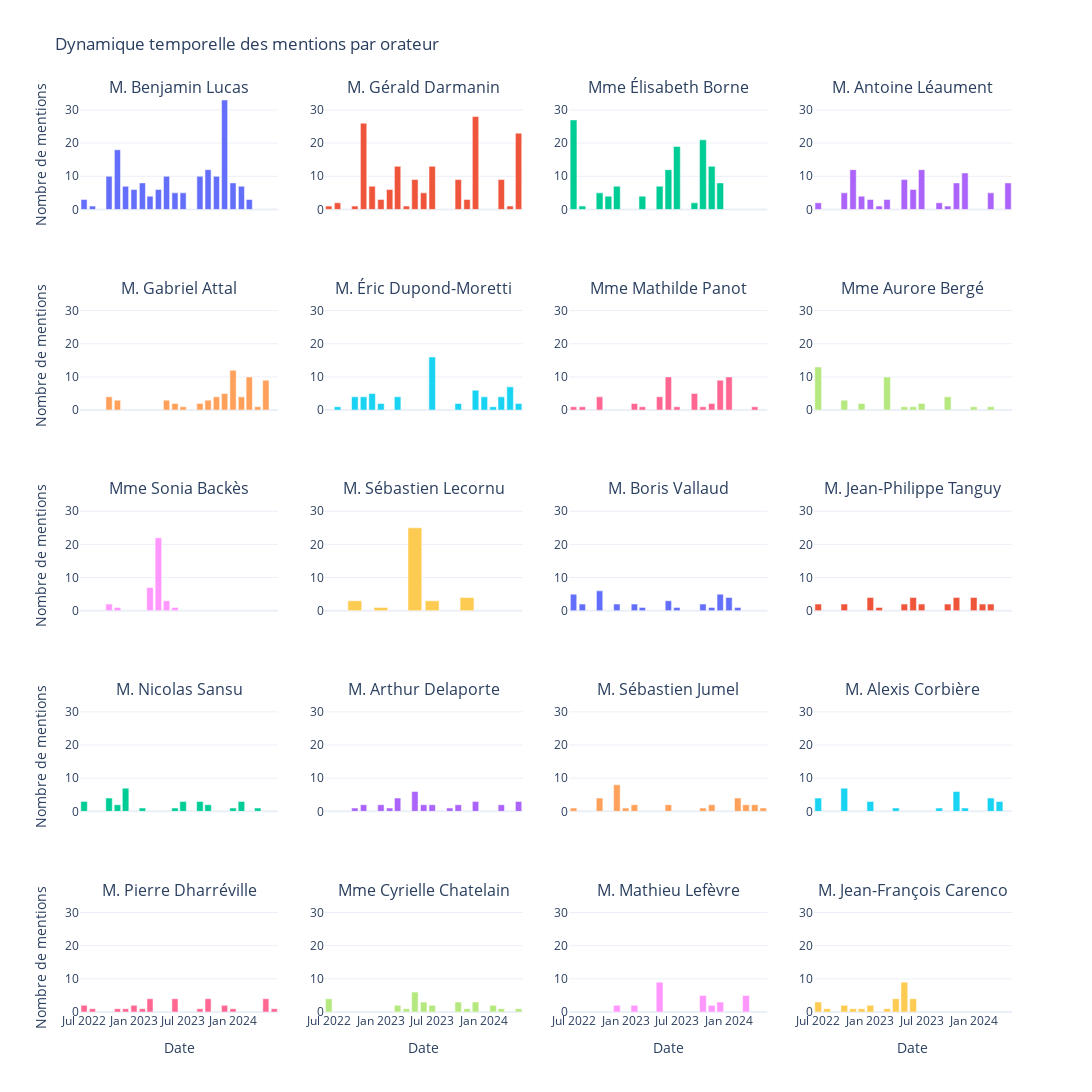

This figure's notebook cell:
### Code cell
from plotly.subplots import make_subplots
import plotly.graph_objects as go

# Top 20 orateurs
top_orateurs = df["Nom_orateur"].value_counts().index[:20].tolist()

# Grouper par semaine et orateur
df_orateur = df[df["Nom_orateur"].isin(top_orateurs)]
df_grouped_orateur = (
    df_orateur.groupby([pd.Grouper(key="DateSeance_day", freq="MS"), "Nom_orateur"])
    .size()
    .reset_index(name="mentions")
)

cols = 4
rows = (len(top_orateurs) + cols - 1) // cols
max_y = df_grouped_orateur["mentions"].max()

fig_orateurs_time = make_subplots(
    rows=rows, cols=cols, shared_xaxes=True, subplot_titles=top_orateurs
)

for idx, orateur in enumerate(top_orateurs):
    row = idx // cols + 1
    col = idx % cols + 1
    data_orateur = df_grouped_orateur[df_grouped_orateur["Nom_orateur"] == orateur]
    fig_orateurs_time.add_trace(
        go.Bar(
            x=data_orateur["DateSeance_day"], y=data_orateur["mentions"], name=orateur
        ),
        row=row,
        col=col,
    )

fig_orateurs_time.update_layout(
    height=300 * rows,
    width=1200,
    title_text="Dynamique temporelle des mentions par orateur",
    showlegend=False,
    template="plotly_white",
)

for row in range(1, rows + 1):
    for col in range(1, cols + 1):
        fig_orateurs_time.update_yaxes(range=[0, max_y], row=row, col=col)

for col in range(1, cols + 1):
    fig_orateurs_time.update_xaxes(title_text="Date", row=rows, col=col)

for row in range(1, rows + 1):
    fig_orateurs_time.update_yaxes(title_text="Nombre de mentions", row=row, col=1)

fig_orateurs_time.show()

### Figure 1 — Plotly figure (JSON) as saved in the notebook; plotly's stock layout.template omitted (floating-point values rounded to 4 significant figures)
{"data": [{"name": "M. Benjamin Lucas", "type": "bar", "x": ["2022-07-01T00:00:00", "2022-08-01T00:00:00", "2022-10-01T00:00:00", "2022-11-01T00:00:00", "2022-12-01T00:00:00", "2023-01-01T00:00:00", "2023-02-01T00:00:00", "2023-03-01T00:00:00", "2023-04-01T00:00:00", "2023-05-01T00:00:00", "2023-06-01T00:00:00", "2023-07-01T00:00:00", "2023-09-01T00:00:00", "2023-10-01T00:00:00", "2023-11-01T00:00:00", "2023-12-01T00:00:00", "2024-01-01T00:00:00", "2024-02-01T00:00:00", "2024-03-01T00:00:00"], "xaxis": "x", "y": [3, 1, 10, 18, 7, 6, 8, 4, 6, 10, 5, 5, 10, 12, 10, 33, 8, 7, 3], "yaxis": "y"}, {"name": "M. Gérald Darmanin", "type": "bar", "x": ["2022-07-01T00:00:00", "2022-08-01T00:00:00", "2022-10-01T00:00:00", "2022-11-01T00:00:00", "2022-12-01T00:00:00", "2023-01-01T00:00:00", "2023-02-01T00:00:00", "2023-03-01T00:00:00", "2023-04-01T00:00:00", "2023-05-01T00:00:00", "2023-06-01T00:00:00", "2023-07-01T00:00:00", "2023-10-01T00:00:00", "2023-11-01T00:00:00", "2023-12-01T00:00:00", "2024-03-01T00:00:00", "2024-04-01T00:00:00", "2024-05-01T00:00:00"], "xaxis": "x2", "y": [1, 2, 1, 26, 7, 3, 6, 13, 1, 9, 5, 13, 9, 3, 28, 9, 1, 23], "yaxis": "y2"}, {"name": "Mme Élisabeth Borne", "type": "bar", "x": ["2022-07-01T00:00:00", "2022-08-01T00:00:00", "2022-10-01T00:00:00", "2022-11-01T00:00:00", "2022-12-01T00:00:00", "2023-03-01T00:00:00", "2023-05-01T00:00:00", "2023-06-01T00:00:00", "2023-07-01T00:00:00", "2023-09-01T00:00:00", "2023-10-01T00:00:00", "2023-11-01T00:00:00", "2023-12-01T00:00:00"], "xaxis": "x3", "y": [27, 1, 5, 4, 7, 4, 7, 12, 19, 2, 21, 13, 8], "yaxis": "y3"}, {"name": "M. Antoine Léaument", "type": "bar", "x": ["2022-07-01T00:00:00", "2022-10-01T00:00:00", "2022-11-01T00:00:00", "2022-12-01T00:00:00", "2023-01-01T00:00:00", "2023-02-01T00:00:00", "2023-03-01T00:00:00", "2023-05-01T00:00:00", "2023-06-01T00:00:00", "2023-07-01T00:00:00", "2023-09-01T00:00:00", "2023-10-01T00:00:00", "2023-11-01T00:00:00", "2023-12-01T00:00:00", "2024-03-01T00:00:00", "2024-05-01T00:00:00"], "xaxis": "x4", "y": [2, 5, 12, 4, 3, 1, 3, 9, 6, 12, 2, 1, 8, 11, 5, 8], "yaxis": "y4"}, {"name": "M. Gabriel Attal", "type": "bar", "x": ["2022-10-01T00:00:00", "2022-11-01T00:00:00", "2023-05-01T00:00:00", "2023-06-01T00:00:00", "2023-07-01T00:00:00", "2023-09-01T00:00:00", "2023-10-01T00:00:00", "2023-11-01T00:00:00", "2023-12-01T00:00:00", "2024-01-01T00:00:00", "2024-02-01T00:00:00", "2024-03-01T00:00:00", "2024-04-01T00:00:00", "2024-05-01T00:00:00"], "xaxis": "x5", "y": [4, 3, 3, 2, 1, 2, 3, 4, 5, 12, 4, 10, 1, 9], "yaxis": "y5"}, {"name": "M. Éric Dupond-Moretti", "type": "bar", "x": ["2022-08-01T00:00:00", "2022-10-01T00:00:00", "2022-11-01T00:00:00", "2022-12-01T00:00:00", "2023-01-01T00:00:00", "2023-03-01T00:00:00", "2023-07-01T00:00:00", "2023-10-01T00:00:00", "2023-12-01T00:00:00", "2024-01-01T00:00:00", "2024-02-01T00:00:00", "2024-03-01T00:00:00", "2024-04-01T00:00:00", "2024-05-01T00:00:00"], "xaxis": "x6", "y": [1, 4, 4, 5, 2, 4, 16, 2, 6, 4, 1, 4, 7, 2], "yaxis": "y6"}, {"name": "Mme Mathilde Panot", "type": "bar", "x": ["2022-07-01T00:00:00", "2022-08-01T00:00:00", "2022-10-01T00:00:00", "2023-02-01T00:00:00", "2023-03-01T00:00:00", "2023-05-01T00:00:00", "2023-06-01T00:00:00", "2023-07-01T00:00:00", "2023-09-01T00:00:00", "2023-10-01T00:00:00", "2023-11-01T00:00:00", "2023-12-01T00:00:00", "2024-01-01T00:00:00", "2024-04-01T00:00:00"], "xaxis": "x7", "y": [1, 1, 4, 2, 1, 4, 10, 1, 5, 1, 2, 9, 10, 1], "yaxis": "y7"}, {"name": "Mme Aurore Bergé", "type": "bar", "x": ["2022-07-01T00:00:00", "2022-10-01T00:00:00", "2022-12-01T00:00:00", "2023-03-01T00:00:00", "2023-05-01T00:00:00", "2023-06-01T00:00:00", "2023-07-01T00:00:00", "2023-10-01T00:00:00", "2024-01-01T00:00:00", "2024-03-01T00:00:00"], "xaxis": "x8", "y": [13, 3, 2, 10, 1, 1, 2, 4, 1, 1], "yaxis": "y8"}, {"name": "Mme Sonia Backès", "type": "bar", "x": ["2022-10-01T00:00:00", "2022-11-01T00:00:00", "2023-03-01T00:00:00", "2023-04-01T00:00:00", "2023-05-01T00:00:00", "2023-06-01T00:00:00"], "xaxis": "x9", "y": [2, 1, 7, 22, 3, 1], "yaxis": "y9"}, {"name": "M. Sébastien Lecornu", "type": "bar", "x": ["2022-10-01T00:00:00", "2023-01-01T00:00:00", "2023-05-01T00:00:00", "2023-07-01T00:00:00", "2023-11-01T00:00:00"], "xaxis": "x10", "y": [3, 1, 25, 3, 4], "yaxis": "y10"}, {"name": "M. Boris Vallaud", "type": "bar", "x": ["2022-07-01T00:00:00", "2022-08-01T00:00:00", "2022-10-01T00:00:00", "2022-12-01T00:00:00", "2023-02-01T00:00:00", "2023-03-01T00:00:00", "2023-06-01T00:00:00", "2023-07-01T00:00:00", "2023-10-01T00:00:00", "2023-11-01T00:00:00", "2023-12-01T00:00:00", "2024-01-01T00:00:00", "2024-02-01T00:00:00"], "xaxis": "x11", "y": [5, 2, 6, 2, 2, 1, 3, 1, 2, 1, 5, 4, 1], "yaxis": "y11"}, {"name": "M. Jean-Philippe Tanguy", "type": "bar", "x": ["2022-07-01T00:00:00", "2022-10-01T00:00:00", "2023-01-01T00:00:00", "2023-02-01T00:00:00", "2023-05-01T00:00:00", "2023-06-01T00:00:00", "2023-07-01T00:00:00", "2023-10-01T00:00:00", "2023-11-01T00:00:00", "2024-01-01T00:00:00", "2024-02-01T00:00:00", "2024-03-01T00:00:00"], "xaxis": "x12", "y": [2, 2, 4, 1, 2, 4, 2, 2, 4, 4, 2, 2], "yaxis": "y12"}, {"name": "M. Nicolas Sansu", "type": "bar", "x": ["2022-07-01T00:00:00", "2022-10-01T00:00:00", "2022-11-01T00:00:00", "2022-12-01T00:00:00", "2023-02-01T00:00:00", "2023-06-01T00:00:00", "2023-07-01T00:00:00", "2023-09-01T00:00:00", "2023-10-01T00:00:00", "2024-01-01T00:00:00", "2024-02-01T00:00:00", "2024-04-01T00:00:00"], "xaxis": "x13", "y": [3, 4, 2, 7, 1, 1, 3, 3, 2, 1, 3, 1], "yaxis": "y13"}, {"name": "M. Arthur Delaporte", "type": "bar", "x": ["2022-10-01T00:00:00", "2022-11-01T00:00:00", "2023-01-01T00:00:00", "2023-02-01T00:00:00", "2023-03-01T00:00:00", "2023-05-01T00:00:00", "2023-06-01T00:00:00", "2023-07-01T00:00:00", "2023-09-01T00:00:00", "2023-10-01T00:00:00", "2023-12-01T00:00:00", "2024-03-01T00:00:00", "2024-05-01T00:00:00"], "xaxis": "x14", "y": [1, 2, 2, 1, 4, 6, 2, 2, 1, 2, 3, 2, 3], "yaxis": "y14"}, {"name": "M. Sébastien Jumel", "type": "bar", "x": ["2022-07-01T00:00:00", "2022-10-01T00:00:00", "2022-12-01T00:00:00", "2023-01-01T00:00:00", "2023-02-01T00:00:00", "2023-06-01T00:00:00", "2023-10-01T00:00:00", "2023-11-01T00:00:00", "2024-02-01T00:00:00", "2024-03-01T00:00:00", "2024-04-01T00:00:00", "2024-05-01T00:00:00"], "xaxis": "x15", "y": [1, 4, 8, 1, 2, 2, 1, 2, 4, 2, 2, 1], "yaxis": "y15"}, {"name": "M. Alexis Corbière", "type": "bar", "x": ["2022-07-01T00:00:00", "2022-10-01T00:00:00", "2023-01-01T00:00:00", "2023-04-01T00:00:00", "2023-09-01T00:00:00", "2023-11-01T00:00:00", "2023-12-01T00:00:00", "2024-03-01T00:00:00", "2024-04-01T00:00:00"], "xaxis": "x16", "y": [4, 7, 3, 1, 1, 6, 1, 4, 3], "yaxis": "y16"}, {"name": "M. Pierre Dharréville", "type": "bar", "x": ["2022-07-01T00:00:00", "2022-08-01T00:00:00", "2022-11-01T00:00:00", "2022-12-01T00:00:00", "2023-01-01T00:00:00", "2023-02-01T00:00:00", "2023-03-01T00:00:00", "2023-06-01T00:00:00", "2023-09-01T00:00:00", "2023-10-01T00:00:00", "2023-12-01T00:00:00", "2024-01-01T00:00:00", "2024-05-01T00:00:00", "2024-06-01T00:00:00"], "xaxis": "x17", "y": [2, 1, 1, 1, 2, 1, 4, 4, 1, 4, 2, 1, 4, 1], "yaxis": "y17"}, {"name": "Mme Cyrielle Chatelain", "type": "bar", "x": ["2022-07-01T00:00:00", "2023-03-01T00:00:00", "2023-04-01T00:00:00", "2023-05-01T00:00:00", "2023-06-01T00:00:00", "2023-07-01T00:00:00", "2023-10-01T00:00:00", "2023-11-01T00:00:00", "2023-12-01T00:00:00", "2024-02-01T00:00:00", "2024-03-01T00:00:00", "2024-05-01T00:00:00"], "xaxis": "x18", "y": [4, 2, 1, 6, 3, 2, 3, 1, 3, 2, 1, 1], "yaxis": "y18"}, {"name": "M. Mathieu Lefèvre", "type": "bar", "x": ["2022-12-01T00:00:00", "2023-02-01T00:00:00", "2023-05-01T00:00:00", "2023-10-01T00:00:00", "2023-11-01T00:00:00", "2023-12-01T00:00:00", "2024-03-01T00:00:00"], "xaxis": "x19", "y": [2, 2, 9, 5, 2, 3, 5], "yaxis": "y19"}, {"name": "M. Jean-François Carenco", "type": "bar", "x": ["2022-07-01T00:00:00", "2022-08-01T00:00:00", "2022-10-01T00:00:00", "2022-11-01T00:00:00", "2022-12-01T00:00:00", "2023-01-01T00:00:00", "2023-03-01T00:00:00", "2023-04-01T00:00:00", "2023-05-01T00:00:00", "2023-06-01T00:00:00"], "xaxis": "x20", "y": [3, 1, 2, 1, 1, 2, 1, 4, 9, 4], "yaxis": "y20"}], "layout": {"annotations": [{"font": {"size": 16}, "showarrow": false, "text": "M. Benjamin Lucas", "x": 0.1062, "xanchor": "center", "xref": "paper", "y": 1, "yanchor": "bottom", "yref": "paper"}, {"font": {"size": 16}, "showarrow": false, "text": "M. Gérald Darmanin", "x": 0.3688, "xanchor": "center", "xref": "paper", "y": 1, "yanchor": "bottom", "yref": "paper"}, {"font": {"size": 16}, "showarrow": false, "text": "Mme Élisabeth Borne", "x": 0.6313, "xanchor": "center", "xref": "paper", "y": 1, "yanchor": "bottom", "yref": "paper"}, {"font": {"size": 16}, "showarrow": false, "text": "M. Antoine Léaument", "x": 0.8938, "xanchor": "center", "xref": "paper", "y": 1, "yanchor": "bottom", "yref": "paper"}, {"font": {"size": 16}, "showarrow": false, "text": "M. Gabriel Attal", "x": 0.1062, "xanchor": "center", "xref": "paper", "y": 0.78, "yanchor": "bottom", "yref": "paper"}, {"font": {"size": 16}, "showarrow": false, "text": "M. Éric Dupond-Moretti", "x": 0.3688, "xanchor": "center", "xref": "paper", "y": 0.78, "yanchor": "bottom", "yref": "paper"}, {"font": {"size": 16}, "showarrow": false, "text": "Mme Mathilde Panot", "x": 0.6313, "xanchor": "center", "xref": "paper", "y": 0.78, "yanchor": "bottom", "yref": "paper"}, {"font": {"size": 16}, "showarrow": false, "text": "Mme Aurore Bergé", "x": 0.8938, "xanchor": "center", "xref": "paper", "y": 0.78, "yanchor": "bottom", "yref": "paper"}, {"font": {"size": 16}, "showarrow": false, "text": "Mme Sonia Backès", "x": 0.1062, "xanchor": "center", "xref": "paper", "y": 0.56, "yanchor": "bottom", "yref": "paper"}, {"font": {"size": 16}, "showarrow": false, "text": "M. Sébastien Lecornu", "x": 0.3688, "xanchor": "center", "xref": "paper", "y": 0.56, "yanchor": "bottom", "yref": "paper"}, {"font": {"size": 16}, "showarrow": false, "text": "M. Boris Vallaud", "x": 0.6313, "xanchor": "center", "xref": "paper", "y": 0.56, "yanchor": "bottom", "yref": "paper"}, {"font": {"size": 16}, "showarrow": false, "text": "M. Jean-Philippe Tanguy", "x": 0.8938, "xanchor": "center", "xref": "paper", "y": 0.56, "yanchor": "bottom", "yref": "paper"}, {"font": {"size": 16}, "showarrow": false, "text": "M. Nicolas Sansu", "x": 0.1062, "xanchor": "center", "xref": "paper", "y": 0.34, "yanchor": "bottom", "yref": "paper"}, {"font": {"size": 16}, "showarrow": false, "text": "M. Arthur Delaporte", "x": 0.3688, "xanchor": "center", "xref": "paper", "y": 0.34, "yanchor": "bottom", "yref": "paper"}, {"font": {"size": 16}, "showarrow": false, "text": "M. Sébastien Jumel", "x": 0.6313, "xanchor": "center", "xref": "paper", "y": 0.34, "yanchor": "bottom", "yref": "paper"}, {"font": {"size": 16}, "showarrow": false, "text": "M. Alexis Corbière", "x": 0.8938, "xanchor": "center", "xref": "paper", "y": 0.34, "yanchor": "bottom", "yref": "paper"}, {"font": {"size": 16}, "showarrow": false, "text": "M. Pierre Dharréville", "x": 0.1062, "xanchor": "center", "xref": "paper", "y": 0.12, "yanchor": "bottom", "yref": "paper"}, {"font": {"size": 16}, "showarrow": false, "text": "Mme Cyrielle Chatelain", "x": 0.3688, "xanchor": "center", "xref": "paper", "y": 0.12, "yanchor": "bottom", "yref": "paper"}, {"font": {"size": 16}, "showarrow": false, "text": "M. Mathieu Lefèvre", "x": 0.6313, "xanchor": "center", "xref": "paper", "y": 0.12, "yanchor": "bottom", "yref": "paper"}, {"font": {"size": 16}, "showarrow": false, "text": "M. Jean-François Carenco", "x": 0.8938, "xanchor": "center", "xref": "paper", "y": 0.12, "yanchor": "bottom", "yref": "paper"}], "height": 1500, "showlegend": false, "title": {"text": "Dynamique temporelle des mentions par orateur"}, "width": 1200, "xaxis": {"anchor": "y", "domain": [0, 0.2125], "matches": "x17", "showticklabels": false}, "xaxis10": {"anchor": "y10", "domain": [0.2625, 0.475], "matches": "x18", "showticklabels": false}, "xaxis11": {"anchor": "y11", "domain": [0.525, 0.7375], "matches": "x19", "showticklabels": false}, "xaxis12": {"anchor": "y12", "domain": [0.7875, 1], "matches": "x20", "showticklabels": false}, "xaxis13": {"anchor": "y13", "domain": [0, 0.2125], "matches": "x17", "showticklabels": false}, "xaxis14": {"anchor": "y14", "domain": [0.2625, 0.475], "matches": "x18", "showticklabels": false}, "xaxis15": {"anchor": "y15", "domain": [0.525, 0.7375], "matches": "x19", "showticklabels": false}, "xaxis16": {"anchor": "y16", "domain": [0.7875, 1], "matches": "x20", "showticklabels": false}, "xaxis17": {"anchor": "y17", "domain": [0, 0.2125], "title": {"text": "Date"}}, "xaxis18": {"anchor": "y18", "domain": [0.2625, 0.475], "title": {"text": "Date"}}, "xaxis19": {"anchor": "y19", "domain": [0.525, 0.7375], "title": {"text": "Date"}}, "xaxis2": {"anchor": "y2", "domain": [0.2625, 0.475], "matches": "x18", "showticklabels": false}, "xaxis20": {"anchor": "y20", "domain": [0.7875, 1], "title": {"text": "Date"}}, "xaxis3": {"anchor": "y3", "domain": [0.525, 0.7375], "matches": "x19", "showticklabels": false}, "xaxis4": {"anchor": "y4", "domain": [0.7875, 1], "matches": "x20", "showticklabels": false}, "xaxis5": {"anchor": "y5", "domain": [0, 0.2125], "matches": "x17", "showticklabels": false}, "xaxis6": {"anchor": "y6", "domain": [0.2625, 0.475], "matches": "x18", "showticklabels": false}, "xaxis7": {"anchor": "y7", "domain": [0.525, 0.7375], "matches": "x19", "showticklabels": false}, "xaxis8": {"anchor": "y8", "domain": [0.7875, 1], "matches": "x20", "showticklabels": false}, "xaxis9": {"anchor": "y9", "domain": [0, 0.2125], "matches": "x17", "showticklabels": false}, "yaxis": {"anchor": "x", "domain": [0.88, 1], "range": [0, 33], "title": {"text": "Nombre de mentions"}}, "yaxis10": {"anchor": "x10", "domain": [0.44, 0.56], "range": [0, 33]}, "yaxis11": {"anchor": "x11", "domain": [0.44, 0.56], "range": [0, 33]}, "yaxis12": {"anchor": "x12", "domain": [0.44, 0.56], "range": [0, 33]}, "yaxis13": {"anchor": "x13", "domain": [0.22, 0.34], "range": [0, 33], "title": {"text": "Nombre de mentions"}}, "yaxis14": {"anchor": "x14", "domain": [0.22, 0.34], "range": [0, 33]}, "yaxis15": {"anchor": "x15", "domain": [0.22, 0.34], "range": [0, 33]}, "yaxis16": {"anchor": "x16", "domain": [0.22, 0.34], "range": [0, 33]}, "yaxis17": {"anchor": "x17", "domain": [0, 0.12], "range": [0, 33], "title": {"text": "Nombre de mentions"}}, "yaxis18": {"anchor": "x18", "domain": [0, 0.12], "range": [0, 33]}, "yaxis19": {"anchor": "x19", "domain": [0, 0.12], "range": [0, 33]}, "yaxis2": {"anchor": "x2", "domain": [0.88, 1], "range": [0, 33]}, "yaxis20": {"anchor": "x20", "domain": [0, 0.12], "range": [0, 33]}, "yaxis3": {"anchor": "x3", "domain": [0.88, 1], "range": [0, 33]}, "yaxis4": {"anchor": "x4", "domain": [0.88, 1], "range": [0, 33]}, "yaxis5": {"anchor": "x5", "domain": [0.66, 0.78], "range": [0, 33], "title": {"text": "Nombre de mentions"}}, "yaxis6": {"anchor": "x6", "domain": [0.66, 0.78], "range": [0, 33]}, "yaxis7": {"anchor": "x7", "domain": [0.66, 0.78], "range": [0, 33]}, "yaxis8": {"anchor": "x8", "domain": [0.66, 0.78], "range": [0, 33]}, "yaxis9": {"anchor": "x9", "domain": [0.44, 0.56], "range": [0, 33], "title": {"text": "Nombre de mentions"}}}}
